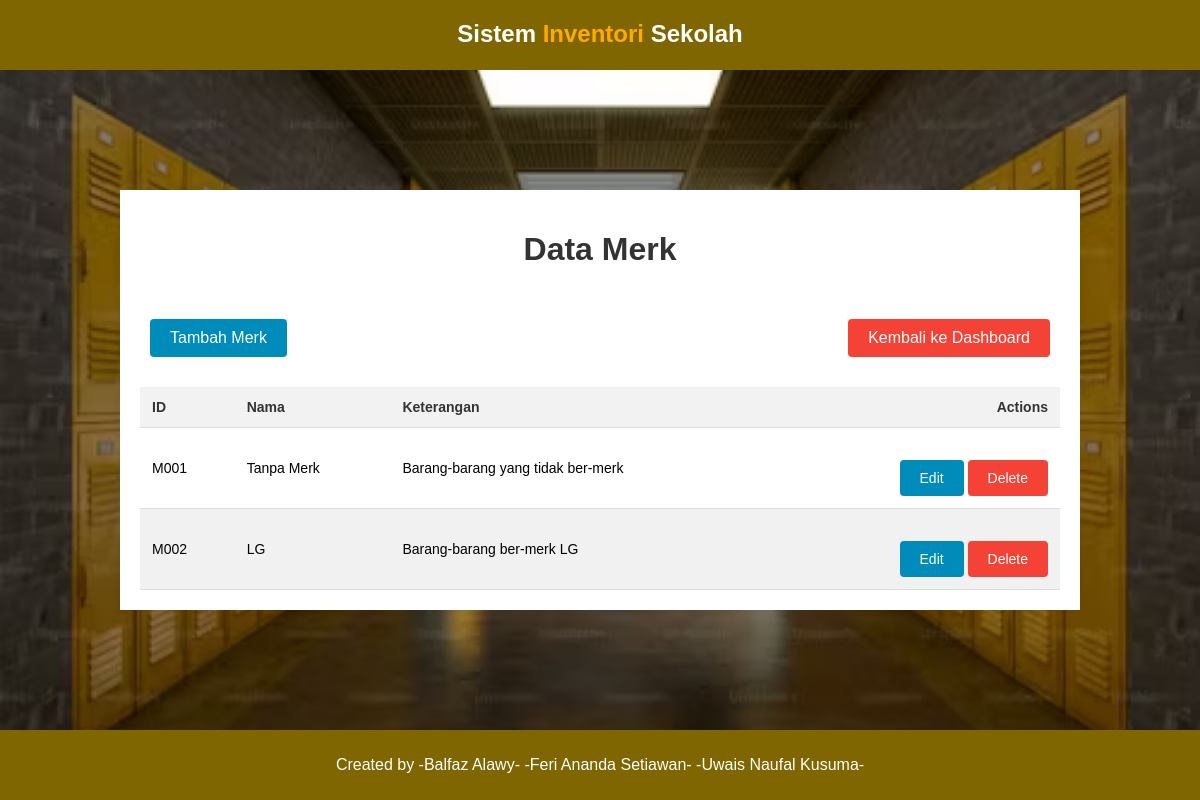
The app's page /merk.php (signed in) with its own data.
### tables this page shows
CREATE TABLE `merk` (
  `id` varchar(10) NOT NULL,
  `nama` varchar(100) NOT NULL,
  `keterangan` varchar(255) NOT NULL
);

### merk.php (the view, shortened to what this page needs)
<?php
include("config/conn.php");
$authErr = "";
$auth = false;
$q = "SELECT id, nama, keterangan FROM merk";
$hasil = mysqli_query($con, $q);
if ($hasil->num_rows > 0) {
    $auth = true;
} else {
    $authErr = "Data tidak ditemukan!";
}
?>
<!DOCTYPE html>
<html lang="en">
<head>
    <link rel="stylesheet" href="assets/css/style.css">
</head>
<body>
    <div class="navbar">
        <div class="logo">
            <h2>Sistem <span>Inventori</span> Sekolah</h2>
        </div>
    </div>
    <div class="hero">
        <div class="contable">
            <h1>Data Merk</h1>
            <div class="button-container">
                <a href="config/crud/merk/create.php" class="btn">Tambah Merk</a>
                <a href="index.php" class="btn btn-delete">Kembali ke Dashboard</a>
            </div>
            <table>
                <thead>
                    <tr>
                        <th>ID</th>
                        <th>Nama</th>
                        <th>Keterangan</th>
                        <th>Actions</th>
                    </tr>
                </thead>
                <tbody>
                    <?php
                    if (!$auth) {
                    ?>
                        <tr>
                            <td colspan='4'><?= $authErr; ?></td>
                        </tr>
                        <?php
                    } else {
                        while ($rows = $hasil->fetch_assoc()) {
                        ?>
                            <tr>
                                <td><?= $rows["id"]; ?></td>
                                <td><?= $rows["nama"]; ?></td>
                                <td><?= $rows["keterangan"]; ?></td>
                                <td>
                                    <a href='config/crud/merk/edit.php?id=<?= $rows["id"]; ?>' class='btn'>Edit</a>
                                    <a href='config/crud/merk/delete.php?id=<?= $rows["id"]; ?>' class='btn btn-delete' onclick='return confirm("Are you sure?")'>Delete</a>
                                </td>
                            </tr>
                    <?php
                        }
                    }
                    ?>
                </tbody>
            </table>
        </div>
    </div>
    <footer class="footer">
        <p>Created by -Balfaz Alawy- -Feri Ananda Setiawan- -Uwais Naufal Kusuma-</p>
    </footer>
</body>
</html>

### assets/css/style.css (style rules this page uses)
* { box-sizing: border-box; }
body { font-family: Arial, sans-serif; display: flex; justify-content: center; align-items: center; height: 100vh; margin: 0; }
.navbar { background-color: #7f6600; width: 100%; height: 70px; color: #fff; position: fixed; top: 0; left: 0; z-index: 1000; margin-top: 0; }
.logo { margin-top: 10px; text-align: center; }
.navbar span { color: rgb(255, 170, 0); }
.hero { background-image: url("../img/bg2.jpg"); min-height: 100vh; width: 100%; align-items: center; background-repeat: no-repeat; background-size: cover; background-position: center; display: flex; justify-content: center; }
.footer { background-color: #7f6600; width: 100%; height: 70px; color: #fff; position: fixed; bottom: 0; left: 0; z-index: 1000; text-align: center; line-height: 70px; }
.footer p { margin: 0; }
.contable { width: 80%; margin: 50px auto; background-color: #fff; padding: 20px; box-shadow: 0 0 10px rgba(0, 0, 0, 0.1); overflow: hidden; }
h1 { text-align: center; color: #333; }
.button-container { display: flex; justify-content: space-between; align-items: center; padding: 10px; }
a.btn { display: inline-block; padding: 10px 20px; margin-top: 20px; background-color: #008cba; color: white; text-decoration: none; border-radius: 4px; }
table { width: 100%; border-collapse: collapse; margin-top: 20px; }
th, td { font-size: 14px; padding: 12px; text-align: left; border-bottom: 1px solid #ddd; color: #000000; }
th { background-color: #f2f2f2; color: #333; }
tr th:first-child { text-align: left; }
tr th:last-child { text-align: right; }
tr:nth-child(even) { background-color: #f1f1f1; }
tr td:first-child { text-align: left; }
tr td:last-child { text-align: right; }
a.btn-delete { background-color: #f44336; }

### records on screen
merk: id "M001", nama "Tanpa Merk", keterangan "Barang-barang yang tidak ber-merk"
merk: id "M002", nama "LG", keterangan "Barang-barang ber-merk LG"
